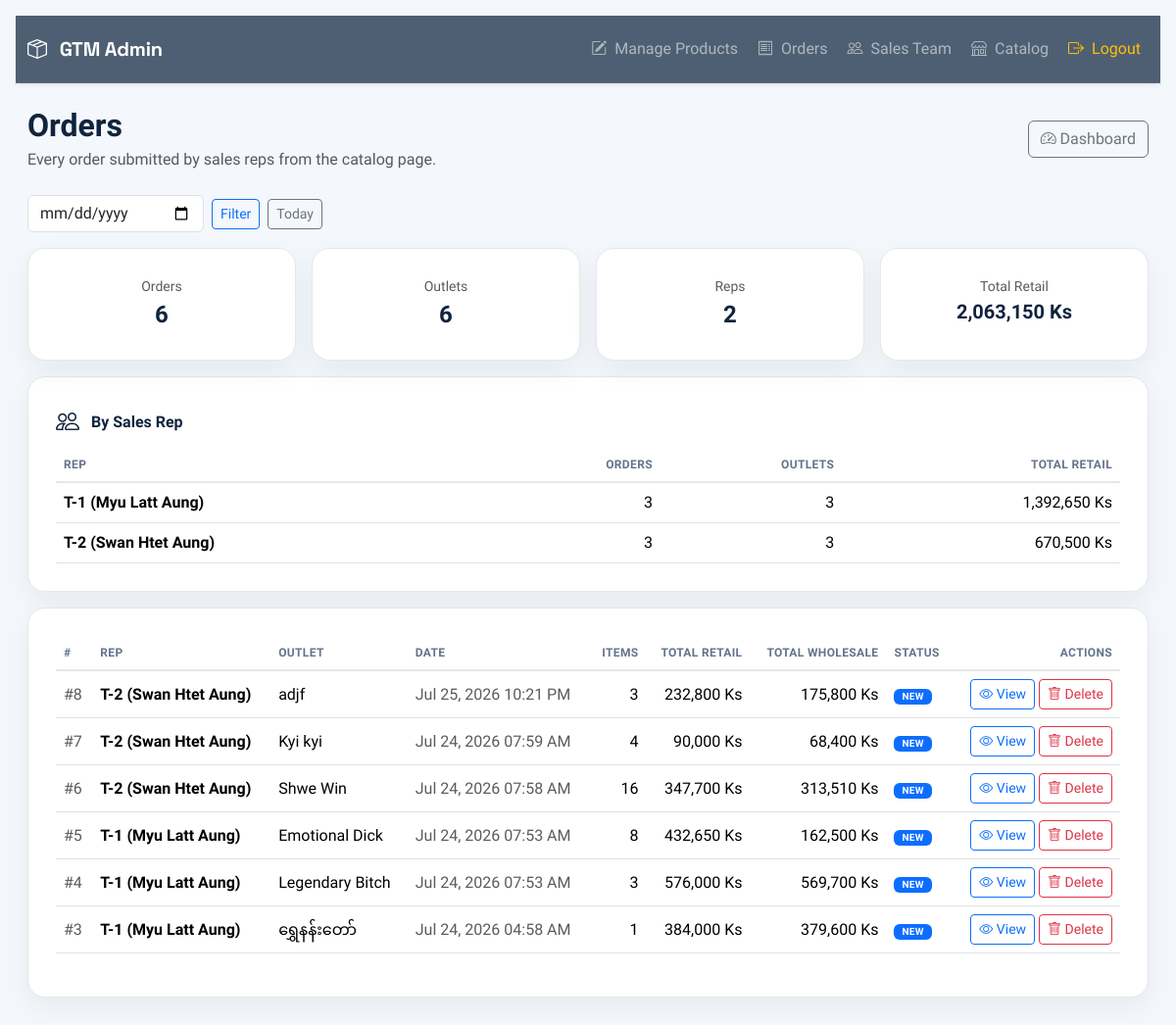
/admin/orders (signed in), run on the app's committed database.
### tables this page shows
CREATE TABLE orders (
            id INTEGER PRIMARY KEY AUTOINCREMENT,
            rep_name TEXT NOT NULL,
            status TEXT DEFAULT 'New',
            total_retail REAL DEFAULT 0,
            total_wholesale REAL DEFAULT 0,
            created_at TEXT DEFAULT CURRENT_TIMESTAMP
        , outlet_name TEXT DEFAULT '', idempotency_key TEXT DEFAULT NULL);

### app.py (the view)
@app.route("/admin/orders")
def admin_orders():
    if not login_required():
        return redirect(url_for("login"))
    date_filter = request.args.get("date", "").strip() or None
    orders = db.get_all_orders(date_filter=date_filter)
    summary = db.get_order_summary(date_filter=date_filter)
    rep_breakdown = db.get_orders_by_rep(date_filter=date_filter)
    available_dates = db.get_order_dates()
    today = datetime.now().strftime("%Y-%m-%d")
    return render_template(
        "admin_orders.html",
        orders=orders,
        summary=summary,
        rep_breakdown=rep_breakdown,
        available_dates=available_dates,
        selected_date=date_filter,
        today=today
    )

### app.py (called while the page is built)
def login_required():
    return session.get("admin") is True

@app.template_filter("sqlitedatetime")
def sqlitedatetime(value):
    if not value:
        return "-"
    try:
        dt = datetime.strptime(value, "%Y-%m-%d %H:%M:%S")
        return dt.strftime("%b %d, %Y %I:%M %p")
    except (ValueError, TypeError):
        return value

### db.py (called while the page is built)
def get_db_connection():
    conn = sqlite3.connect(DATABASE_FILE)
    conn.row_factory = sqlite3.Row
    return conn

def get_all_orders(date_filter=None):
    conn = get_db_connection()
    if date_filter:
        rows = conn.execute(
            """
            SELECT o.*, COUNT(oi.id) AS item_count
            FROM orders o
            LEFT JOIN order_items oi ON oi.order_id = o.id
            WHERE date(o.created_at) = ?
            GROUP BY o.id
            ORDER BY o.created_at DESC, o.id DESC
            """,
            (date_filter,),
        ).fetchall()
    else:
        rows = conn.execute(
            """
            SELECT o.*, COUNT(oi.id) AS item_count
            FROM orders o
            LEFT JOIN order_items oi ON oi.order_id = o.id
            GROUP BY o.id
            ORDER BY o.created_at DESC, o.id DESC
            """
        ).fetchall()
    conn.close()
    return [dict(r) for r in rows]

def get_order_summary(date_filter=None):
    conn = get_db_connection()
    where_clause = "WHERE date(created_at) = ?" if date_filter else ""
    params = (date_filter,) if date_filter else ()
    row = conn.execute(
        f"""
        SELECT
            COUNT(*) AS order_count,
            COUNT(DISTINCT outlet_name) AS outlet_count,
            COUNT(DISTINCT rep_name) AS rep_count,
            COALESCE(SUM(total_retail), 0) AS total_retail,
            COALESCE(SUM(total_wholesale), 0) AS total_wholesale
        FROM orders
        {where_clause}
        """,
        params,
    ).fetchone()
    conn.close()
    return dict(row)

def get_order_dates():
    conn = get_db_connection()
    rows = conn.execute(
        "SELECT DISTINCT date(created_at) AS d FROM orders ORDER BY d DESC"
    ).fetchall()
    conn.close()
    return [r["d"] for r in rows]

### templates/admin_orders.html (shortened to what this page needs)
{% extends "base.html" %}
{% block extra_css %}
<link rel="stylesheet" href="{{ url_for('static', filename='css/admin.css') }}">
{% endblock %}
{% block content %}
<div class="d-flex justify-content-between align-items-center flex-wrap gap-2 mb-4">
    <div>
        <h2 class="fw-bold mb-1">Orders</h2>
        <p class="text-muted mb-0">Every order submitted by sales reps from the catalog page.</p>
    </div>
    <a href="{{ url_for('admin') }}" class="btn btn-outline-secondary">
        <i class="bi bi-speedometer2"></i>
        Dashboard
    </a>
</div>
<form method="GET" class="d-flex gap-2 align-items-center mb-3 flex-wrap">
    <input type="date" name="date" class="form-control" style="max-width:180px;" value="{{ selected_date or '' }}">
    <button type="submit" class="btn btn-outline-primary btn-sm">Filter</button>
    <a href="{{ url_for('admin_orders', date=today) }}" class="btn btn-outline-secondary btn-sm">Today</a>
</form>
<div class="row g-3 mb-3">
    <div class="col-6 col-md-3">
        <div class="dashboard-card text-center">
            <div class="text-muted small">Orders</div>
            <div class="fs-4 fw-bold">{{ summary.order_count }}</div>
        </div>
    </div>
    <div class="col-6 col-md-3">
        <div class="dashboard-card text-center">
            <div class="text-muted small">Outlets</div>
            <div class="fs-4 fw-bold">{{ summary.outlet_count }}</div>
        </div>
    </div>
    <div class="col-6 col-md-3">
        <div class="dashboard-card text-center">
            <div class="text-muted small">Reps</div>
            <div class="fs-4 fw-bold">{{ summary.rep_count }}</div>
        </div>
    </div>
    <div class="col-6 col-md-3">
        <div class="dashboard-card text-center">
            <div class="text-muted small">Total Retail</div>
            <div class="fs-5 fw-bold">{{ "{:,.0f}".format(summary.total_retail) }} Ks</div>
        </div>
    </div>
</div>
{% if rep_breakdown %}
<div class="dashboard-card mb-3">
    <div class="card-header-custom mb-2" style="font-size:16px;">
        <i class="bi bi-people"></i>
        By Sales Rep{% if selected_date %} - {{ selected_date }}{% endif %}
    </div>
    <div class="table-responsive">
        <table class="table align-middle product-table mb-0">
            <thead>
                <tr>
                    <th>Rep</th>
                    <th class="text-end">Orders</th>
                    <th class="text-end">Outlets</th>
                    <th class="text-end">Total Retail</th>
                </tr>
            </thead>
            <tbody>
                {% for r in rep_breakdown %}
                <tr>
                    <td class="fw-semibold">{{ r['rep_name'] }}</td>
                    <td class="text-end">{{ r['order_count'] }}</td>
                    <td class="text-end">{{ r['outlet_count'] }}</td>
                    <td class="text-end">{{ "{:,.0f}".format(r['total_retail']) }} Ks</td>
                </tr>
                {% endfor %}
            </tbody>
        </table>
    </div>
</div>
{% endif %}
<div class="dashboard-card">
    <div class="table-responsive">
        <table class="table align-middle product-table">
            <thead>
                <tr>
                    <th>#</th>
                    <th>Rep</th>
                    <th>Outlet</th>
                    <th>Date</th>
                    <th class="text-end">Items</th>
                    <th class="text-end">Total Retail</th>
                    <th class="text-end">Total Wholesale</th>
                    <th>Status</th>
                    <th class="text-end">Actions</th>
                </tr>
            </thead>
            <tbody>
                {% for o in orders %}
                <tr>
                    <td class="text-muted">#{{ o['id'] }}</td>
                    <td class="fw-semibold">{{ o['rep_name'] }}</td>
                    <td>{{ o['outlet_name'] }}</td>
                    <td class="text-muted">{{ o['created_at']|sqlitedatetime }}</td>
                    <td class="text-end">{{ o['item_count'] }}</td>
                    <td class="text-end">{{ "{:,.0f}".format(o['total_retail']) }} Ks</td>
                    <td class="text-end">{{ "{:,.0f}".format(o['total_wholesale']) }} Ks</td>
                    <td>
                        <span class="badge {% if o['status'] == 'Fulfilled' %}badge-instock{% elif o['status'] == 'Cancelled' %}badge-oos{% else %}bg-primary{% endif %}">
                            {{ o['status'] }}
                        </span>
                    </td>
                    <td class="text-end">
                        <a href="{{ url_for('admin_order_detail', order_id=o['id']) }}" class="btn btn-sm btn-outline-primary">
                            <i class="bi bi-eye"></i>
                            View
                        </a>
                        <form method="POST"
                              action="{{ url_for('admin_order_delete', order_id=o['id']) }}"
                              class="d-inline"
                              onsubmit="return confirm('Delete order #{{ o['id'] }} from {{ o['rep_name'] }}? This cannot be undone.');">
                            <button type="submit" class="btn btn-sm btn-outline-danger">
                                <i class="bi bi-trash"></i>
                                Delete
                            </button>
                        </form>
                    </td>
                </tr>
                {% else %}
                <tr>
                    <td colspan="9" class="text-center text-muted py-4">
                        No orders submitted yet.
                    </td>
                </tr>
                {% endfor %}
            </tbody>
        </table>
    </div>
</div>
{% endblock %}

### templates/base.html (shortened to what this page needs)
<!DOCTYPE html>
<html lang="en">
<head>
    <link
        href="https://cdn.jsdelivr.net/npm/bootstrap@5.3.3/dist/css/bootstrap.min.css"
        rel="stylesheet">
    <link
        rel="stylesheet"
        href="https://cdn.jsdelivr.net/npm/bootstrap-icons@1.11.3/font/bootstrap-icons.min.css">
    <link
        rel="stylesheet"
        href="{{ url_for('static', filename='css/style.css') }}">
    {% block extra_css %}{% endblock %}
</head>
<body>
{% if session.get("admin") and request.endpoint != 'home' %}
<nav class="navbar navbar-expand-lg navbar-dark glass-navbar shadow-sm">
    <div class="container">
        <a class="navbar-brand fw-bold"
           href="{{ url_for('admin') }}">
            <i class="bi bi-box-seam me-2"></i>
            GTM Admin
        </a>
        <div class="collapse navbar-collapse" id="navbar">
            <ul class="navbar-nav ms-auto">
                <li class="nav-item">
                    <a class="nav-link"
                       href="{{ url_for('admin_products') }}">
                        <i class="bi bi-pencil-square me-2"></i>
                        Manage Products
                    </a>
                </li>
                <li class="nav-item">
                    <a class="nav-link"
                       href="{{ url_for('admin_orders') }}">
                        <i class="bi bi-receipt me-2"></i>
                        Orders
                    </a>
                </li>
                <li class="nav-item">
                    <a class="nav-link"
                       href="{{ url_for('admin_reps') }}">
                        <i class="bi bi-people me-2"></i>
                        Sales Team
                    </a>
                </li>
                <li class="nav-item">
                    <a class="nav-link"
                       href="{{ url_for('home') }}">
                        <i class="bi bi-shop me-2"></i>
                        Catalog
                    </a>
                </li>
                <li class="nav-item">
                    <a class="nav-link text-warning"
                       href="{{ url_for('logout') }}">
                        <i class="bi bi-box-arrow-right me-2"></i>
                        Logout
                    </a>
                </li>
            </ul>
        </div>
    </div>
</nav>
{% endif %}
<div class="container py-4">
    {% block content %}
    {% endblock %}
</div>
</body>
</html>

### static/css/style.css (style rules this page uses)
:root { --ocean: #2563EB; --leaf: #22C55E; --aqua: #06B6D4; --mint: #34D399; --ink: #10243E; --canvas: #FAFCFB; --bg: var(--canvas); --surface: #ffffff; --text: var(--ink); --muted: #64748B; --primary: var(--ocean); --border: #E2E8F0; --success: var(--leaf); --danger: #94A3B8; --font-display: "Space Grotesk", sans-serif; --font-body: "Plus Jakarta Sans", sans-serif; --font-mono: "JetBrains Mono", monospace; }
* { box-sizing: border-box; margin: 0; padding: 0; }
html { overflow-x: hidden; }
body { max-width: 100%; font-family: var(--font-body); background-color: var(--bg); padding: 16px; color: var(--text); }
.container { max-width: 1200px; margin: 0 auto; }
.badge { font-family: var(--font-body); font-size: 10px; font-weight: 700; padding: 3px 8px; border-radius: 6px; text-transform: uppercase; letter-spacing: .03em; white-space: nowrap; }

### static/css/admin.css (style rules this page uses)
body { background:#f4f7fb; }
.dashboard-card { background:#ffffff; border-radius:18px; padding:28px; border:1px solid #e5e7eb; box-shadow:0 10px 30px rgba(15,23,42,.06); transition:.25s ease; height:100%; }
.card-header-custom { display:flex; align-items:center; gap:12px; font-size:20px; font-weight:700; }
.card-header-custom i { font-size:24px; }
.glass-navbar { background: rgba(16, 36, 62, .72) !important; backdrop-filter: blur(16px) saturate(150%); -webkit-backdrop-filter: blur(16px) saturate(150%); border-bottom: 1px solid rgba(255,255,255,.08); padding-top: 14px; padding-bottom: 14px; }
.glass-navbar .navbar-brand { font-family:'Space Grotesk', sans-serif; font-weight:700; letter-spacing:-.01em; }
.glass-navbar .navbar-nav { gap:4px; }
.glass-navbar .nav-link { display:flex; align-items:center; padding:8px 14px; border-radius:10px; transition:background .15s, color .15s; }
.product-table th { font-size: 12px; text-transform: uppercase; letter-spacing: 0.03em; color: #64748b; border-bottom: 2px solid #e5e7eb; }
.product-table td { vertical-align: middle; }

### data on the page
orders: id "8", rep_name "T-2 (Swan Htet Aung)", outlet_name "adjf", created_at|sqlitedatetime "Jul 25, 2026 10:21 PM", item_count "3", total_retail "232,800", total_wholesale "175,800", status "NEW"
orders: id "7", rep_name "T-2 (Swan Htet Aung)", outlet_name "Kyi kyi", created_at|sqlitedatetime "Jul 24, 2026 07:59 AM", item_count "4", total_retail "90,000", total_wholesale "68,400", status "NEW"
orders: id "6", rep_name "T-2 (Swan Htet Aung)", outlet_name "Shwe Win", created_at|sqlitedatetime "Jul 24, 2026 07:58 AM", item_count "16", total_retail "347,700", total_wholesale "313,510", status "NEW"
orders: id "5", rep_name "T-1 (Myu Latt Aung)", outlet_name "Emotional Dick", created_at|sqlitedatetime "Jul 24, 2026 07:53 AM", item_count "8", total_retail "432,650", total_wholesale "162,500", status "NEW"
orders: id "4", rep_name "T-1 (Myu Latt Aung)", outlet_name "Legendary Bitch", created_at|sqlitedatetime "Jul 24, 2026 07:53 AM", item_count "3", total_retail "576,000", total_wholesale "569,700", status "NEW"
orders: id "3", rep_name "T-1 (Myu Latt Aung)", outlet_name "ရွှေနန်းတော်", created_at|sqlitedatetime "Jul 24, 2026 04:58 AM", item_count "1", total_retail "384,000", total_wholesale "379,600", status "NEW"

### other printed values
{{ summary.order_count }} "6"
{{ summary.outlet_count }} "6"
{{ summary.rep_count }} "2"
{{ "{:,.0f}".format(summary.total_retail) }} "2,063,150"
{{ r['rep_name'] }} "T-1 (Myu Latt Aung)" "T-2 (Swan Htet Aung)"
{{ r['order_count'] }} "3" "3"
{{ r['outlet_count'] }} "3" "3"
{{ "{:,.0f}".format(r['total_retail']) }} "1,392,650" "670,500"
